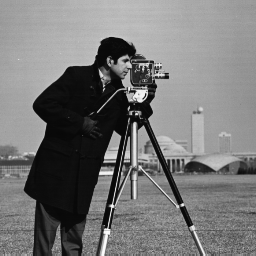
%> input picture Hough and fourier transform/data/Cameraman.tiff, 256 x 256 px
$ octave accumulatorHoughTransform.m   (GNU Octave 9; MATLAB toolbox functions it lacks are replaced by stand-ins)
%> lines starting %> are read from the running program, lines starting %| are printed output that depends on the picture

theImage =imread('data\Cameraman.tiff');
%> theImage is the input picture: size 256x256 uint8; min 7, max 253, mean 118.7
thetaSampleFrequency = 1/200;
%Define the hough space
theImage = flipud(theImage);
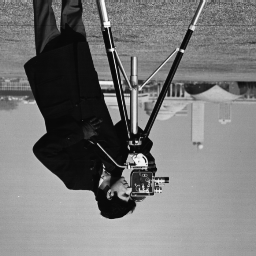
%> theImage: size 256x256 uint8; min 7, max 253, mean 118.7; mean of the top-left, top-right, bottom-left and bottom-right quarters 75.8, 125.4, 119.9, 153.8
[width,height] = size(theImage);
%> width = 256; height = 256

rhoLimit = norm([width height]);
%> rhoLimit = 362
rho = (-rhoLimit:1:rhoLimit);
%> rho = 725 values from -362 to 362
theta = (0:thetaSampleFrequency:pi);

numThetas = numel(theta);
houghSpace = zeros(numel(rho),numThetas);

%Find the "edge" pixels
[xIndicies,yIndicies] = find(theImage);
%> xIndicies = 65536 values from 1 to 256; yIndicies = 65536 values from 1 to 256

%Preallocate space for the accumulator array
numEdgePixels = numel(xIndicies);
%> numEdgePixels = 65536
accumulator = zeros(numEdgePixels,numThetas);

%Preallocate cosine and sine calculations to increase speed. In
%addition to precallculating sine and cosine we are also multiplying
%them by the proper pixel weights such that the rows will be indexed by
%the pixel number and the columns will be indexed by the thetas.
%Example: cosine(3,:) is 2*cosine(0 to pi)
%         cosine(:,1) is (0 to width of image)*cosine(0)
cosine = (0:width-1)'*cos(theta); %Matrix Outerproduct
sine = (0:height-1)'*sin(theta); %Matrix Outerproduct

accumulator((1:numEdgePixels),:) = cosine(xIndicies,:) + sine(yIndicies,:);

%Scan over the thetas and bin the rhos
for i = (1:numThetas)
    houghSpace(:,i) = hist(accumulator(:,i),rho);
end
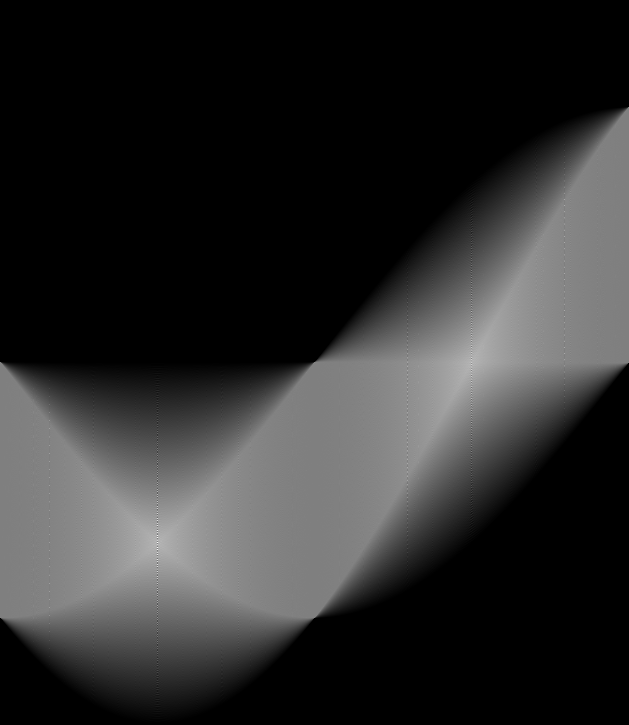
%> houghSpace: size 725x629 double; min 0, max 511, mean 90.4; drawn with min black and max white

pcolor(theta,rho,houghSpace);
shading flat;
title('Hough Transform');
xlabel('Theta (radians)');
ylabel('Rho (pixels)');
colormap('gray');
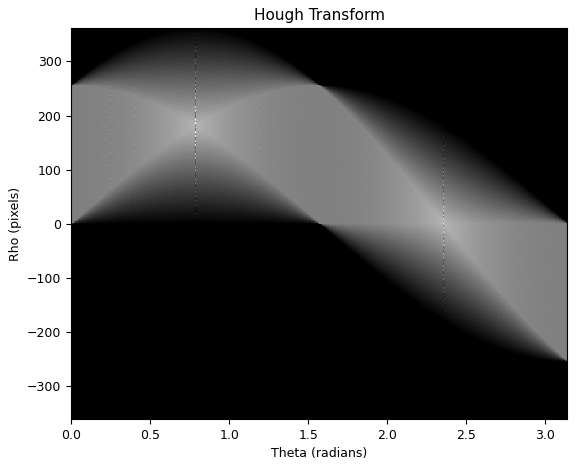
%> figure redrawn from the program's plot data
